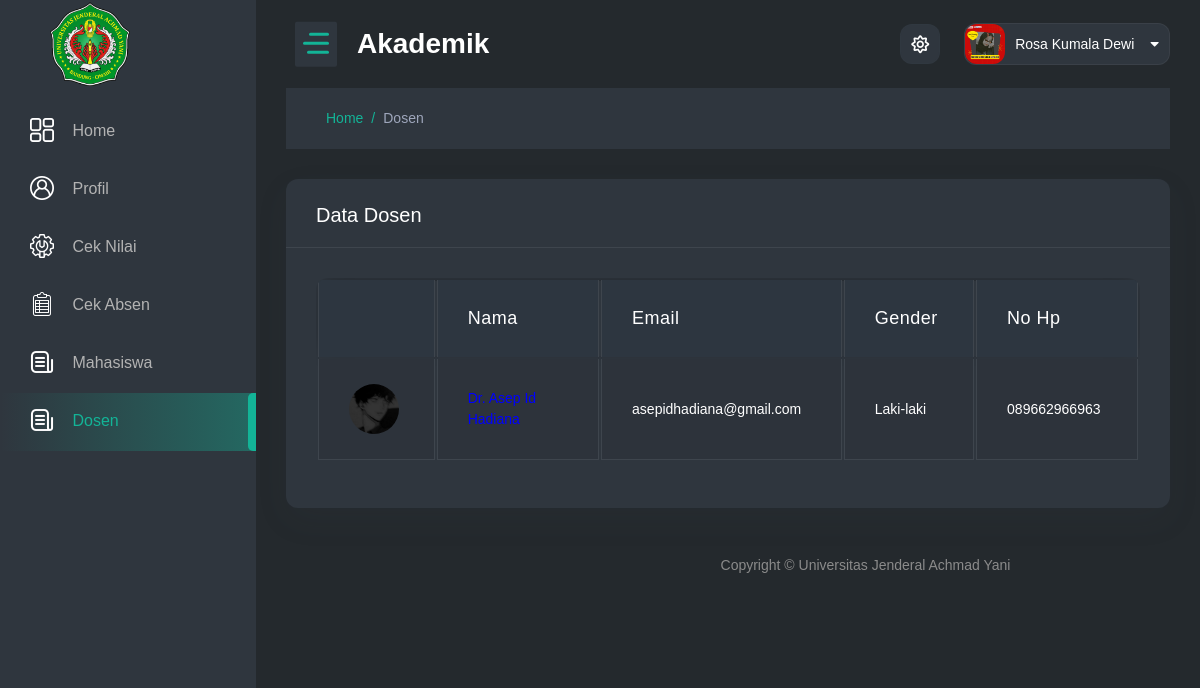
Screenshot of /dosen.php (signed in) with the database file from the repository.
### tables this page shows
CREATE TABLE `mahasiswa` (
  `nim` varchar(255) NOT NULL,
  `nama` varchar(255) NOT NULL,
  `email` varchar(255) NOT NULL,
  `gender` varchar(255) NOT NULL,
  `fakultas` varchar(255) NOT NULL,
  `jurusan` varchar(255) NOT NULL,
  `kelas` varchar(255) NOT NULL,
  `birthdate` date NOT NULL,
  `semester` varchar(2) NOT NULL,
  `wali` varchar(255) NOT NULL,
  `status` varchar(255) NOT NULL,
  `bio` varchar(1000) NOT NULL,
  `profil` varchar(255) NOT NULL,
  `sampul` varchar(255) NOT NULL
);

CREATE TABLE `dosen` (
  `kode_dosen` varchar(255) NOT NULL,
  `nama` varchar(255) NOT NULL,
  `email` varchar(255) NOT NULL,
  `password` varchar(255) NOT NULL,
  `gender` varchar(255) NOT NULL,
  `no_hp` varchar(255) NOT NULL,
  `bio` varchar(1000) NOT NULL,
  `profil` varchar(255) NOT NULL,
  `sampul` varchar(255) NOT NULL
);

### classes/session.classes.php (called while the page is built, shortened)
<?php
if ($_SESSION['status'] == "1") {
    $nim = $_SESSION['kode_login'];
    $data = mysqli_query($con, "select * from mahasiswa where nim='$nim'");
    $cek = mysqli_fetch_array($data);
    $nama = $cek['nama'];
    $potoprofil = $cek['profil'];
}
?>

### pagekonten/dosen.php (the view, shortened to what this page needs)
<div class="content-body">
    <div class="container-fluid">
      <div class="row page-titles mx-0">
			<ol class="breadcrumb">
				<li class="breadcrumb-item"><a href="javascript:void(0)">Home</a></li>
				<li class="breadcrumb-item active"><a href="javascript:void(0)">Dosen</a></li>
			</ol>
    </div>
        <div class="row">
        <div class="col-12">
                        <div class="card">
                            <div class="card-header">
                                <h4 class="card-title">Data Dosen</h4>
                            </div>
                            <div class="card-body">
                                <div class="table-responsive">
                                    <table id="myTable" class="display table table-bordered table-striped" style="min-width: 100px;">
                                        <thead>
                                            <tr>
                                                <th></th>
                                                <th onclick="sortTable(0)" style="width:20%"><a href="javascript:void()">Nama</a></th>
                                                <th onclick="sortTable(1)"><a href="javascript:void()">Email</a></th>
                                                <th onclick="sortTable(2)"><a href="javascript:void()">Gender</a></th>
                                                <th onclick="sortTable(3)"><a href="javascript:void()">No Hp</a></th>
                                            </tr>
                                        </thead>
                                        <tbody>
                                            <?php
                                            $dosen = "SELECT * FROM dosen";
                                            $qdosen = mysqli_query($con, $dosen);
                                            foreach ($qdosen as $data){
                                            ?>
                                            <tr>
                                                <td><img class="rounded-circle" width="50" src="<?= $data['profil']; ?>" alt=""></td>
                                                <td><a href="profil.php?id=<?= $data['kode_dosen']; ?>"><font color="blue"><?= $data['nama']; ?></a></font></td>
                                                <td><?= $data['email']; ?></td>
                                                <td><?= $data['gender']; ?></td>
                                                <td><?= $data['no_hp']; ?></td>
                                            </tr>
                                            <?php } ?>
                                        </tbody>
                                    </table>
                                </div>
                            </div>
                        </div>
        </div>
    </div>
</div>

### pageview/hkonten.php (shortened to what this page needs)
<div class="header">
	<div class="header-content">
		<nav class="navbar navbar-expand">
			<div class="collapse navbar-collapse justify-content-between">
				<div class="header-left">
					<div class="dashboard_bar">
						Akademik
					</div>
				</div>
				<ul class="navbar-nav header-right">
					<li class="nav-item dropdown notification_dropdown">
						<a class="nav-link bell dz-theme-mode active" href="javascript:void(0);">
							<i id="icon-light" class="far fa-sun"></i>
						</a>
					</li>
					<li class="nav-item dropdown header-profile">
						<a class="nav-link" href="javascript:;" role="button" data-bs-toggle="dropdown">
							<img src="<?php echo $potoprofil ?>" width="20" alt="">
							<div class="header-info">
								<span><?php echo $nama ?><i class="fa fa-caret-down ms-3" aria-hidden="true"></i></span>
							</div>
						</a>
					</li>
				</ul>
			</div>
		</nav>
	</div>
</div>

### rows the page displays
mahasiswa: profil (picture), nama "Rosa Kumala Dewi"
dosen: profil (picture), nama "Dr. Asep Id Hadiana", email "asepidhadiana@gmail.com", gender "Laki-laki", no_hp "089662966963"
